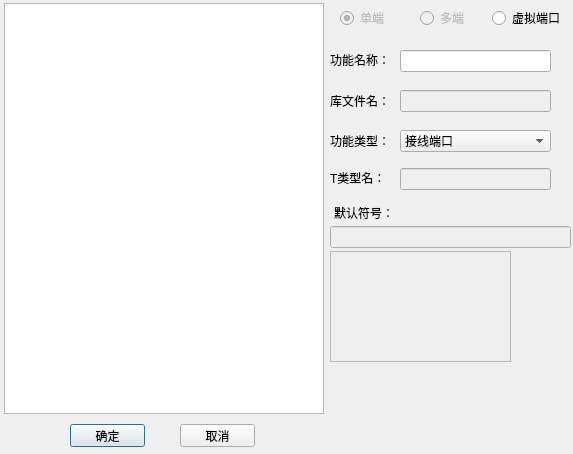
<?xml version="1.0" encoding="UTF-8"?>
<ui version="4.0">
 <class>DialogFuncDefine</class>
 <widget class="QDialog" name="DialogFuncDefine">
  <property name="geometry">
   <rect>
    <x>0</x>
    <y>0</y>
    <width>573</width>
    <height>454</height>
   </rect>
  </property>
  <property name="windowTitle">
   <string>功能定义</string>
  </property>
  <widget class="QTreeView" name="treeView">
   <property name="geometry">
    <rect>
     <x>4</x>
     <y>3</y>
     <width>320</width>
     <height>411</height>
    </rect>
   </property>
   <property name="editTriggers">
    <set>QAbstractItemView::NoEditTriggers</set>
   </property>
  </widget>
  <widget class="QStackedWidget" name="stackedWidget">
   <property name="geometry">
    <rect>
     <x>60</x>
     <y>419</y>
     <width>200</width>
     <height>31</height>
    </rect>
   </property>
   <property name="currentIndex">
    <number>0</number>
   </property>
   <widget class="QWidget" name="page">
    <widget class="QPushButton" name="BtnOk">
     <property name="geometry">
      <rect>
       <x>10</x>
       <y>5</y>
       <width>75</width>
       <height>23</height>
      </rect>
     </property>
     <property name="text">
      <string>确定</string>
     </property>
    </widget>
    <widget class="QPushButton" name="BtnCancel">
     <property name="geometry">
      <rect>
       <x>120</x>
       <y>5</y>
       <width>75</width>
       <height>23</height>
      </rect>
     </property>
     <property name="text">
      <string>取消</string>
     </property>
    </widget>
   </widget>
   <widget class="QWidget" name="page_2">
    <widget class="QPushButton" name="BtnOk_Manage">
     <property name="geometry">
      <rect>
       <x>50</x>
       <y>6</y>
       <width>75</width>
       <height>23</height>
      </rect>
     </property>
     <property name="text">
      <string>关 闭</string>
     </property>
    </widget>
   </widget>
  </widget>
  <widget class="QLineEdit" name="EdFuncName">
   <property name="enabled">
    <bool>true</bool>
   </property>
   <property name="geometry">
    <rect>
     <x>400</x>
     <y>50</y>
     <width>151</width>
     <height>22</height>
    </rect>
   </property>
  </widget>
  <widget class="QRadioButton" name="RbSingleTerm">
   <property name="enabled">
    <bool>false</bool>
   </property>
   <property name="geometry">
    <rect>
     <x>340</x>
     <y>10</y>
     <width>47</width>
     <height>16</height>
    </rect>
   </property>
   <property name="text">
    <string>单端</string>
   </property>
   <property name="checked">
    <bool>true</bool>
   </property>
  </widget>
  <widget class="QLabel" name="label">
   <property name="geometry">
    <rect>
     <x>330</x>
     <y>52</y>
     <width>61</width>
     <height>16</height>
    </rect>
   </property>
   <property name="text">
    <string>功能名称：</string>
   </property>
  </widget>
  <widget class="QLabel" name="LbFileName">
   <property name="geometry">
    <rect>
     <x>330</x>
     <y>93</y>
     <width>61</width>
     <height>16</height>
    </rect>
   </property>
   <property name="text">
    <string>库文件名：</string>
   </property>
  </widget>
  <widget class="QLineEdit" name="EbLibFileName">
   <property name="enabled">
    <bool>false</bool>
   </property>
   <property name="geometry">
    <rect>
     <x>400</x>
     <y>90</y>
     <width>151</width>
     <height>22</height>
    </rect>
   </property>
  </widget>
  <widget class="QRadioButton" name="RbMultiTerm">
   <property name="enabled">
    <bool>false</bool>
   </property>
   <property name="geometry">
    <rect>
     <x>420</x>
     <y>10</y>
     <width>89</width>
     <height>16</height>
    </rect>
   </property>
   <property name="text">
    <string>多端</string>
   </property>
  </widget>
  <widget class="QLabel" name="label_2">
   <property name="geometry">
    <rect>
     <x>334</x>
     <y>205</y>
     <width>111</width>
     <height>16</height>
    </rect>
   </property>
   <property name="text">
    <string>默认符号：</string>
   </property>
  </widget>
  <widget class="QLabel" name="LbSPSPic">
   <property name="geometry">
    <rect>
     <x>330</x>
     <y>251</y>
     <width>181</width>
     <height>111</height>
    </rect>
   </property>
   <property name="frameShape">
    <enum>QFrame::StyledPanel</enum>
   </property>
   <property name="text">
    <string/>
   </property>
  </widget>
  <widget class="QLineEdit" name="EdSPSName">
   <property name="enabled">
    <bool>false</bool>
   </property>
   <property name="geometry">
    <rect>
     <x>330</x>
     <y>226</y>
     <width>241</width>
     <height>22</height>
    </rect>
   </property>
  </widget>
  <widget class="QLabel" name="LbFuncType">
   <property name="geometry">
    <rect>
     <x>330</x>
     <y>133</y>
     <width>61</width>
     <height>16</height>
    </rect>
   </property>
   <property name="text">
    <string>功能类型：</string>
   </property>
  </widget>
  <widget class="QComboBox" name="CbFuncType">
   <property name="geometry">
    <rect>
     <x>400</x>
     <y>130</y>
     <width>151</width>
     <height>22</height>
    </rect>
   </property>
   <item>
    <property name="text">
     <string>接线端口</string>
    </property>
   </item>
   <item>
    <property name="text">
     <string>虚拟端口-观测布尔量</string>
    </property>
   </item>
   <item>
    <property name="text">
     <string>虚拟端口-观测实数量</string>
    </property>
   </item>
  </widget>
  <widget class="QRadioButton" name="RbVirtualPort">
   <property name="enabled">
    <bool>true</bool>
   </property>
   <property name="geometry">
    <rect>
     <x>492</x>
     <y>10</y>
     <width>89</width>
     <height>16</height>
    </rect>
   </property>
   <property name="text">
    <string>虚拟端口</string>
   </property>
  </widget>
  <widget class="QLabel" name="LbFuncType_2">
   <property name="geometry">
    <rect>
     <x>330</x>
     <y>170</y>
     <width>61</width>
     <height>16</height>
    </rect>
   </property>
   <property name="text">
    <string>T类型名：</string>
   </property>
  </widget>
  <widget class="QLineEdit" name="EdTClassName">
   <property name="enabled">
    <bool>false</bool>
   </property>
   <property name="geometry">
    <rect>
     <x>400</x>
     <y>168</y>
     <width>151</width>
     <height>22</height>
    </rect>
   </property>
  </widget>
 </widget>
 <resources/>
 <connections/>
</ui>
